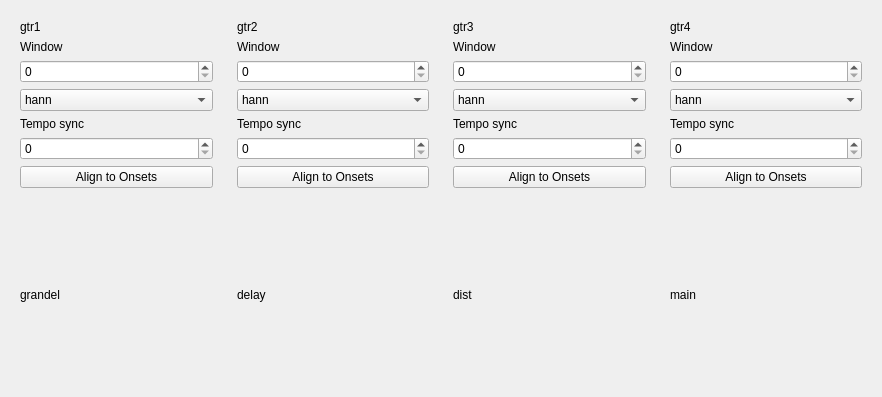
<?xml version="1.0" encoding="UTF-8"?>
<ui version="4.0">
 <class>Form</class>
 <widget class="QWidget" name="Form">
  <property name="geometry">
   <rect>
    <x>0</x>
    <y>0</y>
    <width>882</width>
    <height>397</height>
   </rect>
  </property>
  <property name="windowTitle">
   <string>Form</string>
  </property>
  <layout class="QGridLayout" name="gridLayout">
   <item row="0" column="0">
    <widget class="ParamBox" name="parambox_5">
     <property name="lineWidth">
      <number>1</number>
     </property>
     <property name="paramPath">
      <string>/pd/gtr/1</string>
     </property>
     <layout class="QGridLayout" name="gridLayout_2">
      <item row="3" column="1">
       <widget class="QComboBox" name="comboBox">
        <item>
         <property name="text">
          <string>hann</string>
         </property>
        </item>
        <item>
         <property name="text">
          <string>4th root sine</string>
         </property>
        </item>
        <item>
         <property name="text">
          <string>quartic sine</string>
         </property>
        </item>
        <item>
         <property name="text">
          <string>reverse pear</string>
         </property>
        </item>
        <item>
         <property name="text">
          <string>pear</string>
         </property>
        </item>
        <item>
         <property name="text">
          <string>triangle</string>
         </property>
        </item>
        <item>
         <property name="text">
          <string>quasigaussian</string>
         </property>
        </item>
        <item>
         <property name="text">
          <string>rexpodec</string>
         </property>
        </item>
        <item>
         <property name="text">
          <string>expodec</string>
         </property>
        </item>
        <item>
         <property name="text">
          <string>sinc</string>
         </property>
        </item>
       </widget>
      </item>
      <item row="7" column="1">
       <widget class="ParamToggleButton" name="paramTogglebutton">
        <property name="text">
         <string>Align to Onsets</string>
        </property>
        <property name="standardAction">
         <number>-2</number>
        </property>
        <property name="paramPath">
         <string>onsetalign</string>
        </property>
        <property name="paramDefault">
         <bool>false</bool>
        </property>
       </widget>
      </item>
      <item row="0" column="1">
       <widget class="QLabel" name="label">
        <property name="text">
         <string>gtr1</string>
        </property>
       </widget>
      </item>
      <item row="5" column="1">
       <widget class="ParamSpinBox" name="paramSpinbox">
        <property name="standardAction">
         <number>-2</number>
        </property>
        <property name="paramPath">
         <string/>
        </property>
        <property name="paramMin">
         <number>0</number>
        </property>
        <property name="paramMax">
         <number>16</number>
        </property>
        <property name="paramDefault">
         <number>0</number>
        </property>
       </widget>
      </item>
      <item row="4" column="1">
       <widget class="QLabel" name="label_6">
        <property name="text">
         <string>Tempo sync</string>
        </property>
       </widget>
      </item>
      <item row="1" column="1">
       <widget class="ParamAnything" name="paramAnything">
        <property name="text">
         <string>Window</string>
        </property>
        <property name="paramPath">
         <string>window</string>
        </property>
       </widget>
      </item>
      <item row="2" column="1">
       <widget class="ParamSpinBox" name="paramSpinbox_2">
        <property name="standardAction">
         <number>-2</number>
        </property>
        <property name="paramPath">
         <string>window</string>
        </property>
        <property name="paramMin">
         <number>0</number>
        </property>
        <property name="paramMax">
         <number>9</number>
        </property>
        <property name="paramDefault">
         <number>0</number>
        </property>
       </widget>
      </item>
     </layout>
    </widget>
   </item>
   <item row="1" column="0">
    <widget class="ParamBox" name="parambox_6">
     <property name="lineWidth">
      <number>1</number>
     </property>
     <property name="paramPath">
      <string>/pd/grandel</string>
     </property>
     <layout class="QVBoxLayout" name="verticalLayout">
      <item>
       <widget class="QLabel" name="label_13">
        <property name="text">
         <string>grandel</string>
        </property>
       </widget>
      </item>
     </layout>
    </widget>
   </item>
   <item row="1" column="1">
    <widget class="ParamBox" name="parambox_2">
     <property name="lineWidth">
      <number>1</number>
     </property>
     <property name="paramPath">
      <string>/pd/delay</string>
     </property>
     <layout class="QVBoxLayout" name="verticalLayout_2">
      <item>
       <widget class="QLabel" name="label_14">
        <property name="text">
         <string>delay</string>
        </property>
       </widget>
      </item>
     </layout>
    </widget>
   </item>
   <item row="0" column="1">
    <widget class="ParamBox" name="parambox_3">
     <property name="lineWidth">
      <number>1</number>
     </property>
     <property name="paramPath">
      <string>/pd/gtr/2</string>
     </property>
     <layout class="QGridLayout" name="gridLayout_3">
      <item row="0" column="0">
       <widget class="QLabel" name="label_2">
        <property name="text">
         <string>gtr2</string>
        </property>
       </widget>
      </item>
      <item row="11" column="0">
       <widget class="ParamToggleButton" name="paramTogglebutton_2">
        <property name="text">
         <string>Align to Onsets</string>
        </property>
        <property name="standardAction">
         <number>-2</number>
        </property>
        <property name="paramPath">
         <string>onsetalign</string>
        </property>
        <property name="paramDefault">
         <bool>false</bool>
        </property>
       </widget>
      </item>
      <item row="8" column="0">
       <widget class="ParamSpinBox" name="paramSpinbox_4">
        <property name="standardAction">
         <number>-2</number>
        </property>
        <property name="paramPath">
         <string>temposync</string>
        </property>
        <property name="paramMin">
         <number>0</number>
        </property>
        <property name="paramMax">
         <number>16</number>
        </property>
        <property name="paramDefault">
         <number>0</number>
        </property>
       </widget>
      </item>
      <item row="7" column="0">
       <widget class="QLabel" name="label_8">
        <property name="text">
         <string>Tempo sync</string>
        </property>
       </widget>
      </item>
      <item row="3" column="0">
       <widget class="ParamSpinBox" name="paramSpinbox_3">
        <property name="standardAction">
         <number>-2</number>
        </property>
        <property name="paramPath">
         <string>window</string>
        </property>
        <property name="paramMin">
         <number>0</number>
        </property>
        <property name="paramMax">
         <number>9</number>
        </property>
        <property name="paramDefault">
         <number>0</number>
        </property>
       </widget>
      </item>
      <item row="1" column="0">
       <widget class="ParamAnything" name="paramAnything_2">
        <property name="text">
         <string>Window</string>
        </property>
        <property name="paramPath">
         <string>window</string>
        </property>
       </widget>
      </item>
      <item row="4" column="0">
       <widget class="QComboBox" name="comboBox_2">
        <item>
         <property name="text">
          <string>hann</string>
         </property>
        </item>
        <item>
         <property name="text">
          <string>4th root sine</string>
         </property>
        </item>
        <item>
         <property name="text">
          <string>quartic sine</string>
         </property>
        </item>
        <item>
         <property name="text">
          <string>reverse pear</string>
         </property>
        </item>
        <item>
         <property name="text">
          <string>pear</string>
         </property>
        </item>
        <item>
         <property name="text">
          <string>triangle</string>
         </property>
        </item>
        <item>
         <property name="text">
          <string>quasigaussian</string>
         </property>
        </item>
        <item>
         <property name="text">
          <string>rexpodec</string>
         </property>
        </item>
        <item>
         <property name="text">
          <string>expodec</string>
         </property>
        </item>
        <item>
         <property name="text">
          <string>sinc</string>
         </property>
        </item>
       </widget>
      </item>
     </layout>
    </widget>
   </item>
   <item row="0" column="3">
    <widget class="ParamBox" name="parambox_7">
     <property name="lineWidth">
      <number>1</number>
     </property>
     <property name="paramPath">
      <string>/pd/gtr/4</string>
     </property>
     <layout class="QGridLayout" name="gridLayout_5">
      <item row="0" column="0">
       <widget class="QLabel" name="label_4">
        <property name="text">
         <string>gtr4</string>
        </property>
       </widget>
      </item>
      <item row="10" column="0">
       <widget class="ParamToggleButton" name="paramTogglebutton_4">
        <property name="text">
         <string>Align to Onsets</string>
        </property>
        <property name="standardAction">
         <number>-2</number>
        </property>
        <property name="paramPath">
         <string>onsetalign</string>
        </property>
        <property name="paramDefault">
         <bool>false</bool>
        </property>
       </widget>
      </item>
      <item row="5" column="0">
       <widget class="QLabel" name="label_12">
        <property name="text">
         <string>Tempo sync</string>
        </property>
       </widget>
      </item>
      <item row="6" column="0">
       <widget class="ParamSpinBox" name="paramSpinbox_8">
        <property name="standardAction">
         <number>-2</number>
        </property>
        <property name="paramPath">
         <string>temposync</string>
        </property>
        <property name="paramMin">
         <number>0</number>
        </property>
        <property name="paramMax">
         <number>16</number>
        </property>
        <property name="paramDefault">
         <number>0</number>
        </property>
       </widget>
      </item>
      <item row="3" column="0">
       <widget class="QComboBox" name="comboBox_4">
        <item>
         <property name="text">
          <string>hann</string>
         </property>
        </item>
        <item>
         <property name="text">
          <string>4th root sine</string>
         </property>
        </item>
        <item>
         <property name="text">
          <string>quartic sine</string>
         </property>
        </item>
        <item>
         <property name="text">
          <string>reverse pear</string>
         </property>
        </item>
        <item>
         <property name="text">
          <string>pear</string>
         </property>
        </item>
        <item>
         <property name="text">
          <string>triangle</string>
         </property>
        </item>
        <item>
         <property name="text">
          <string>quasigaussian</string>
         </property>
        </item>
        <item>
         <property name="text">
          <string>rexpodec</string>
         </property>
        </item>
        <item>
         <property name="text">
          <string>expodec</string>
         </property>
        </item>
        <item>
         <property name="text">
          <string>sinc</string>
         </property>
        </item>
       </widget>
      </item>
      <item row="2" column="0">
       <widget class="ParamSpinBox" name="paramSpinbox_7">
        <property name="standardAction">
         <number>-2</number>
        </property>
        <property name="paramPath">
         <string>window</string>
        </property>
        <property name="paramMin">
         <number>0</number>
        </property>
        <property name="paramMax">
         <number>9</number>
        </property>
        <property name="paramDefault">
         <number>0</number>
        </property>
       </widget>
      </item>
      <item row="1" column="0">
       <widget class="ParamAnything" name="paramAnything_4">
        <property name="text">
         <string>Window</string>
        </property>
        <property name="paramPath">
         <string>window</string>
        </property>
       </widget>
      </item>
     </layout>
    </widget>
   </item>
   <item row="0" column="2">
    <widget class="ParamBox" name="parambox_8">
     <property name="lineWidth">
      <number>1</number>
     </property>
     <property name="paramPath">
      <string>/pd/gtr/3</string>
     </property>
     <layout class="QGridLayout" name="gridLayout_4">
      <item row="0" column="0">
       <widget class="QLabel" name="label_3">
        <property name="text">
         <string>gtr3</string>
        </property>
       </widget>
      </item>
      <item row="9" column="0">
       <widget class="ParamToggleButton" name="paramTogglebutton_3">
        <property name="text">
         <string>Align to Onsets</string>
        </property>
        <property name="standardAction">
         <number>-2</number>
        </property>
        <property name="paramPath">
         <string>onsetalign</string>
        </property>
        <property name="paramDefault">
         <bool>false</bool>
        </property>
       </widget>
      </item>
      <item row="7" column="0">
       <widget class="QLabel" name="label_9">
        <property name="text">
         <string>Tempo sync</string>
        </property>
       </widget>
      </item>
      <item row="8" column="0">
       <widget class="ParamSpinBox" name="paramSpinbox_6">
        <property name="standardAction">
         <number>-2</number>
        </property>
        <property name="paramPath">
         <string>temposync</string>
        </property>
        <property name="paramMin">
         <number>0</number>
        </property>
        <property name="paramMax">
         <number>16</number>
        </property>
        <property name="paramDefault">
         <number>0</number>
        </property>
       </widget>
      </item>
      <item row="3" column="0">
       <widget class="ParamSpinBox" name="paramSpinbox_5">
        <property name="standardAction">
         <number>-2</number>
        </property>
        <property name="paramPath">
         <string>window</string>
        </property>
        <property name="paramMin">
         <number>0</number>
        </property>
        <property name="paramMax">
         <number>9</number>
        </property>
        <property name="paramDefault">
         <number>0</number>
        </property>
       </widget>
      </item>
      <item row="1" column="0">
       <widget class="ParamAnything" name="paramAnything_3">
        <property name="text">
         <string>Window</string>
        </property>
        <property name="paramPath">
         <string>window</string>
        </property>
       </widget>
      </item>
      <item row="4" column="0">
       <widget class="QComboBox" name="comboBox_3">
        <item>
         <property name="text">
          <string>hann</string>
         </property>
        </item>
        <item>
         <property name="text">
          <string>4th root sine</string>
         </property>
        </item>
        <item>
         <property name="text">
          <string>quartic sine</string>
         </property>
        </item>
        <item>
         <property name="text">
          <string>reverse pear</string>
         </property>
        </item>
        <item>
         <property name="text">
          <string>pear</string>
         </property>
        </item>
        <item>
         <property name="text">
          <string>triangle</string>
         </property>
        </item>
        <item>
         <property name="text">
          <string>quasigaussian</string>
         </property>
        </item>
        <item>
         <property name="text">
          <string>rexpodec</string>
         </property>
        </item>
        <item>
         <property name="text">
          <string>expodec</string>
         </property>
        </item>
        <item>
         <property name="text">
          <string>sinc</string>
         </property>
        </item>
       </widget>
      </item>
     </layout>
    </widget>
   </item>
   <item row="1" column="3">
    <widget class="ParamBox" name="parambox_9">
     <property name="lineWidth">
      <number>1</number>
     </property>
     <property name="paramPath">
      <string>/pd/</string>
     </property>
     <layout class="QVBoxLayout" name="verticalLayout_4">
      <item>
       <widget class="QLabel" name="label_16">
        <property name="text">
         <string>main</string>
        </property>
       </widget>
      </item>
     </layout>
    </widget>
   </item>
   <item row="1" column="2">
    <widget class="ParamBox" name="parambox_4">
     <property name="lineWidth">
      <number>1</number>
     </property>
     <property name="paramPath">
      <string>/pd/dist</string>
     </property>
     <layout class="QVBoxLayout" name="verticalLayout_3">
      <item>
       <widget class="QLabel" name="label_15">
        <property name="text">
         <string>dist</string>
        </property>
       </widget>
      </item>
     </layout>
    </widget>
   </item>
  </layout>
 </widget>
 <customwidgets>
  <customwidget>
   <class>ParamSpinBox</class>
   <extends>QSpinBox</extends>
   <header>paramwidgets</header>
  </customwidget>
  <customwidget>
   <class>ParamAnything</class>
   <extends>QLabel</extends>
   <header>paramwidgets</header>
  </customwidget>
  <customwidget>
   <class>ParamToggleButton</class>
   <extends>QPushButton</extends>
   <header>paramwidgets</header>
  </customwidget>
  <customwidget>
   <class>ParamBox</class>
   <extends>QFrame</extends>
   <header>paramboxcontroller</header>
   <container>1</container>
  </customwidget>
 </customwidgets>
 <resources/>
 <connections>
  <connection>
   <sender>comboBox</sender>
   <signal>currentIndexChanged(int)</signal>
   <receiver>paramSpinbox_2</receiver>
   <slot>setValue(int)</slot>
   <hints>
    <hint type="sourcelabel">
     <x>67</x>
     <y>99</y>
    </hint>
    <hint type="destinationlabel">
     <x>70</x>
     <y>80</y>
    </hint>
   </hints>
  </connection>
  <connection>
   <sender>paramSpinbox_2</sender>
   <signal>valueChanged(int)</signal>
   <receiver>comboBox</receiver>
   <slot>setCurrentIndex(int)</slot>
   <hints>
    <hint type="sourcelabel">
     <x>40</x>
     <y>85</y>
    </hint>
    <hint type="destinationlabel">
     <x>41</x>
     <y>96</y>
    </hint>
   </hints>
  </connection>
  <connection>
   <sender>paramSpinbox_3</sender>
   <signal>valueChanged(int)</signal>
   <receiver>comboBox_2</receiver>
   <slot>setCurrentIndex(int)</slot>
   <hints>
    <hint type="sourcelabel">
     <x>353</x>
     <y>83</y>
    </hint>
    <hint type="destinationlabel">
     <x>357</x>
     <y>98</y>
    </hint>
   </hints>
  </connection>
  <connection>
   <sender>comboBox_2</sender>
   <signal>currentIndexChanged(int)</signal>
   <receiver>paramSpinbox_3</receiver>
   <slot>setValue(int)</slot>
   <hints>
    <hint type="sourcelabel">
     <x>297</x>
     <y>95</y>
    </hint>
    <hint type="destinationlabel">
     <x>299</x>
     <y>73</y>
    </hint>
   </hints>
  </connection>
  <connection>
   <sender>paramSpinbox_5</sender>
   <signal>valueChanged(int)</signal>
   <receiver>comboBox_3</receiver>
   <slot>setCurrentIndex(int)</slot>
   <hints>
    <hint type="sourcelabel">
     <x>581</x>
     <y>82</y>
    </hint>
    <hint type="destinationlabel">
     <x>587</x>
     <y>99</y>
    </hint>
   </hints>
  </connection>
  <connection>
   <sender>comboBox_3</sender>
   <signal>currentIndexChanged(int)</signal>
   <receiver>paramSpinbox_5</receiver>
   <slot>setValue(int)</slot>
   <hints>
    <hint type="sourcelabel">
     <x>539</x>
     <y>100</y>
    </hint>
    <hint type="destinationlabel">
     <x>523</x>
     <y>75</y>
    </hint>
   </hints>
  </connection>
  <connection>
   <sender>paramSpinbox_7</sender>
   <signal>valueChanged(int)</signal>
   <receiver>comboBox_4</receiver>
   <slot>setCurrentIndex(int)</slot>
   <hints>
    <hint type="sourcelabel">
     <x>776</x>
     <y>85</y>
    </hint>
    <hint type="destinationlabel">
     <x>780</x>
     <y>98</y>
    </hint>
   </hints>
  </connection>
  <connection>
   <sender>comboBox_4</sender>
   <signal>currentIndexChanged(int)</signal>
   <receiver>paramSpinbox_7</receiver>
   <slot>setValue(int)</slot>
   <hints>
    <hint type="sourcelabel">
     <x>714</x>
     <y>98</y>
    </hint>
    <hint type="destinationlabel">
     <x>718</x>
     <y>69</y>
    </hint>
   </hints>
  </connection>
 </connections>
</ui>
